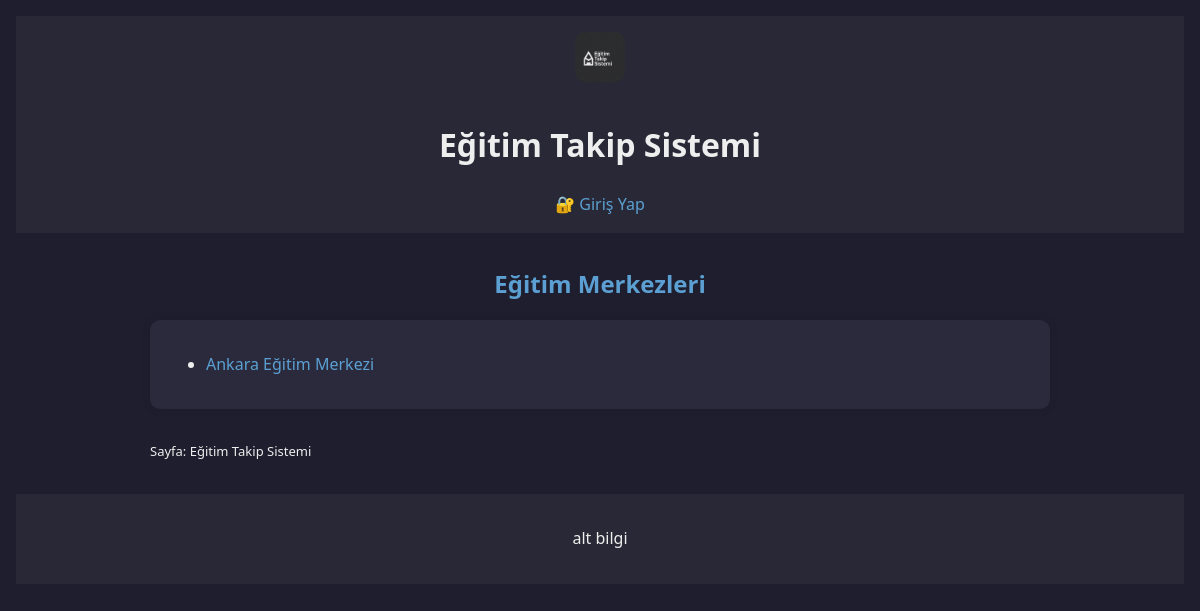
The page / on the database its author committed.
### egitim_takip/models.py (models this page shows, shortened)
class SiteAyar(models.Model):
    site_adi = models.CharField("Site adı", max_length=200, default="Eğitim Takip Sistemi")
    meta_baslik = models.CharField("Meta başlık", max_length=200, blank=True)
    meta_aciklama = models.TextField("Meta açıklama", blank=True)
    meta_etiketler = models.CharField("Meta etiketler", max_length=300, blank=True)
    header_logo = models.ImageField("Header logosu", upload_to="logo/", blank=True, null=True)
    footer_yazi = models.CharField("Alt bilgi yazısı", max_length=255, blank=True)
    iletisim_email = models.EmailField("İletişim e-posta", blank=True)
    iletisim_telefon = models.CharField("İletişim telefonu", max_length=20, blank=True)
    tema = models.CharField("Tema", max_length=10, choices=[("acik", "Açık"), ("koyu", "Koyu")], default="koyu")
    class Meta:
        verbose_name = "Site Ayarı"
        verbose_name_plural = "Site Ayarları"

class EgitimMerkezi(models.Model):
    ad = models.CharField(max_length=200)
    mudur = models.ForeignKey(User, on_delete=models.SET_NULL, null=True, related_name="mudur_egitim_merkezleri")
    sef_1 = models.ForeignKey(User, on_delete=models.SET_NULL, null=True, related_name="sef1_egitim_merkezleri")
    sef_2 = models.ForeignKey(User, on_delete=models.SET_NULL, null=True, related_name="sef2_egitim_merkezleri")
    sef_3 = models.ForeignKey(User, on_delete=models.SET_NULL, null=True, related_name="sef3_egitim_merkezleri")
    istatistik_sef = models.ForeignKey(User, on_delete=models.SET_NULL, null=True, related_name="istatistik_egitim_merkezleri")
    adres = models.TextField()
    telefon = models.CharField(max_length=20)
    konum = models.CharField(max_length=255)

### egitim_takip/views.py (the view)
# urls.py: path('', views.ana_sayfa, name='ana_sayfa'),
def ana_sayfa(request):
    merkezler = EgitimMerkezi.objects.all()
    return render(request, "ana_sayfa.html", {"merkezler": merkezler})

### egitim_takip/context_processors.py (called while the page is built)
def site_ayar(request):
    try:
        ayar = SiteAyar.objects.first()
    except:
        ayar = None
    return {
        "site_adi": ayar.site_adi if ayar else "Eğitim Takip Sistemi",
        "meta_aciklama": ayar.meta_aciklama if ayar else "",
        "meta_etiketler": ayar.meta_etiketler if ayar else "",
        "footer_yazi": ayar.footer_yazi if ayar else "",
        "tema": ayar.tema if ayar else "koyu",
        "header_logo": ayar.header_logo if ayar and ayar.header_logo else None,
    }

### templates/ana_sayfa.html (shortened to what this page needs)
{% extends "base.html" %}
{% block content %}
<div class="section">
  <h2 class="title">Eğitim Merkezleri</h2>
  <div class="card">
    <ul>
      {% for merkez in merkezler %}
        <li><a href="{% url 'egitim_merkezi_detay' merkez.id %}">{{ merkez.ad }}</a></li>
      {% empty %}
        <li>Henüz eğitim merkezi bulunamadı.</li>
      {% endfor %}
    </ul>
  </div>
  <p style="margin-top: 2rem; font-size: small;">Sayfa: {{ site_adi }}</p>
</div>
{% endblock %}

### templates/base.html (shortened to what this page needs)
{% load static %}
<!DOCTYPE html>
<html lang="tr" data-theme="{{ tema|default:'koyu' }}">
<head>
  <link rel="stylesheet" href="{% static 'style.css' %}">
</head>
<body>
<header>
  {% if header_logo %}
    <img src="{{ header_logo.url }}" class="logo" alt="Logo">
  {% endif %}
  <h1>{{ site_adi }}</h1>
  <nav>
    {% if user.is_authenticated %}
      <a href="{% url 'dashboard' %}">📊 Dashboard</a>
      {% if user.is_superuser %}
        <a href="/admin/">⚙️ Yönetim</a>
      {% endif %}
      <button onclick="degistirTema()" class="theme-toggle">🌓 Tema</button>
  <form action="{% url 'logout' %}" method="post" style="display:inline;">
  {% csrf_token %}
  <button type="submit" class="theme-toggle">🔓 Çıkış</button>
</form>
    {% else %}
      <a href="{% url 'login' %}">🔐 Giriş Yap</a>
    {% endif %}
  </nav>
</header>
  <main>
    {% block content %}{% endblock %}
  </main>
  <footer>
    <p>{{ footer_yazi|default:"© 2025 Eğitim Takip Sistemi" }}</p>
  </footer>
</body>
</html>

### static/style.css (style rules this page uses)
:root { --bg-color-light: #f8f8f8; --text-color-light: #222; --bg-color-dark: #1e1e2e; --text-color-dark: #eee; --primary-accent: #5ca0d3; --card-bg-light: #ffffff; --card-bg-dark: #2a2a3c; --border-radius: 10px; }
html[data-theme="koyu"] { background-color: var(--bg-color-dark); color: var(--text-color-dark); }
body { font-family: 'Segoe UI', sans-serif; margin: 0; padding: 1rem; line-height: 1.6; }
header, footer { padding: 1rem; background: rgba(128, 128, 128, 0.1); text-align: center; }
img.logo { height: 50px; border-radius: 10px; margin-bottom: 0.5rem; }
.card { background-color: var(--card-bg-light); padding: 1rem; border-radius: var(--border-radius); box-shadow: 0 0 10px rgba(0,0,0,0.1); margin: 1rem 0; }
html[data-theme="koyu"] .card { background-color: var(--card-bg-dark); }
.section { margin: 2rem auto; max-width: 900px; }
.title { text-align: center; color: var(--primary-accent); margin-bottom: 1rem; }
a { color: var(--primary-accent); text-decoration: none; }

### rows shown on the page
SiteAyar: site_adi "Eğitim Takip Sistemi", footer_yazi "alt bilgi"
EgitimMerkezi: ad "Ankara Eğitim Merkezi"
